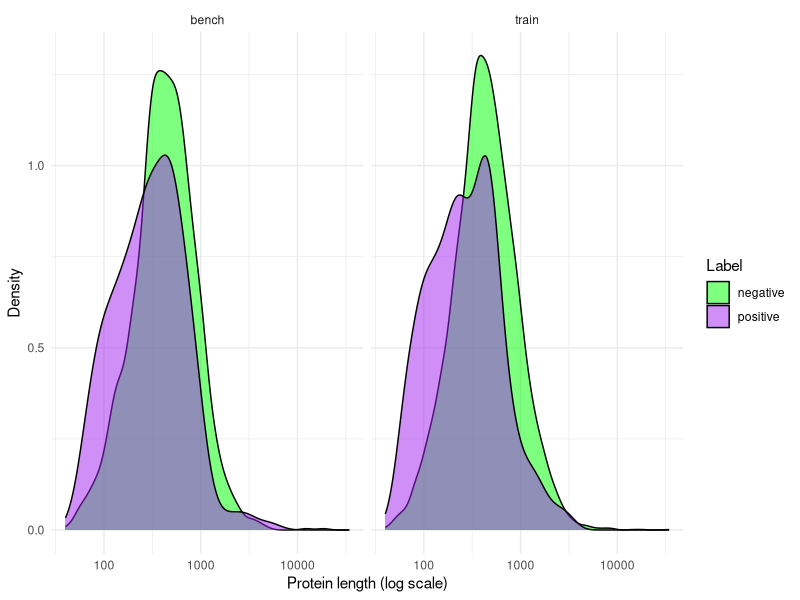
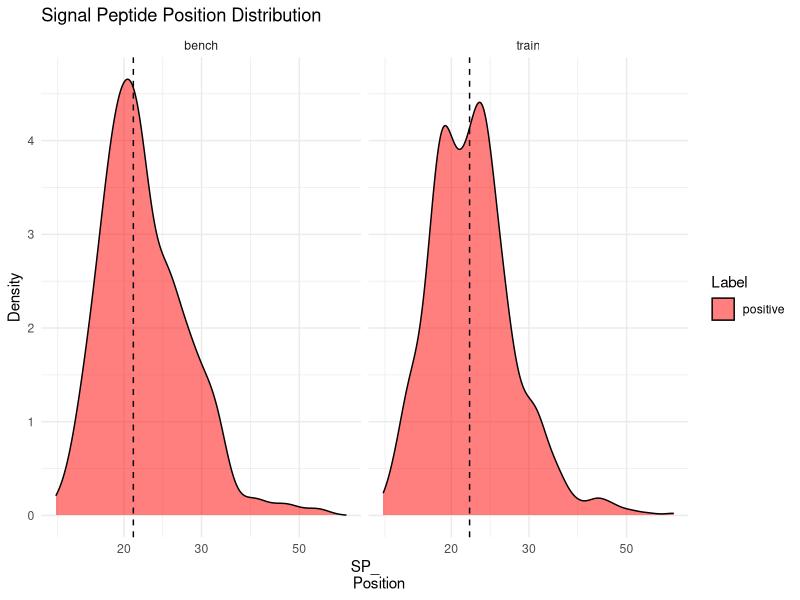

Here is the R script that generated these plots, in order:
#Plot for distribution of protein lengths comparing positive and negative sequences
## Load tidyverse for easy data handling + plotting
library(tidyverse)

## Read the TSV file
df <- read_tsv("all_info.tsv")

df <- df %>%
  mutate(length = nchar(ProteinLength))

##creating the density plot
ggplot(df, aes(x = ProteinLength, fill = label)) +
  geom_density(alpha = 0.5) +
  labs(x = "Protein length (log scale)", y = "Density", fill = "Label") +
  theme_minimal() +
  facet_wrap(~Set) +
  scale_x_log10() +
  scale_fill_manual(values = c("positive" = "purple", "negative" = "green"))


#The distribution of SP lengths
library(tidyverse)

#read the TSV file
df <- read_tsv("all_info.tsv")

df<- df %>%
  filter(label == "positive", !is.na(SPPosition))

# calculate median SPPosition for each Set
medians <- df %>%
  group_by(Set) %>%
  summarize(median_SP = median(SPPosition))

##creating the density plot
ggplot(df, aes(x=SPPosition, fill=label)) +
  geom_density(alpha=0.5) +
  geom_vline(data = medians, aes(xintercept = median_SP), 
             color = "black", linetype = "dashed", size = 0.5) +
  labs(title="Signal Peptide Position Distribution", x="SP_
       Position", y="Density", fill="Label") +
  theme_minimal() +
  facet_wrap(~Set) +
  scale_x_log10() +
  scale_fill_manual(values = c("positive" = "red"))

